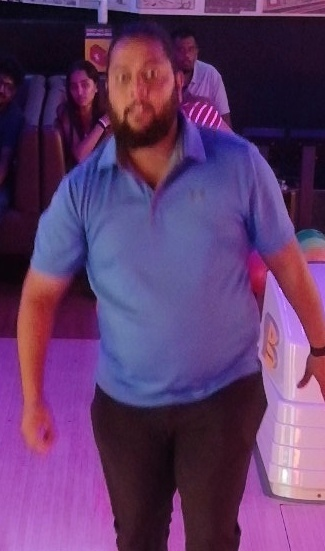
#> input picture raw_images/person_01_0.jpg, 325 x 551 px; its folder holds only this picture in this run
$ python main.py
#> lines starting #> are read from the running program, lines starting #| are printed output that depends on the picture

import os
import json
from collections import defaultdict

import cv2
import numpy as np
from skimage.feature import hog
from sklearn.cluster import DBSCAN
from sklearn.metrics.pairwise import cosine_distances

import matplotlib
matplotlib.use("Agg")
import matplotlib.pyplot as plt
import matplotlib.image as mpimg


# CONFIG

IMAGE_FOLDER = "raw_images"     # put your input images here
OUTPUT_FOLDER = "outputs"
FACE_SIZE = (128, 128)
DBSCAN_EPS = 0.27                    # tune this for your dataset
DBSCAN_MIN_SAMPLES = 2

CASCADE_PATH = cv2.data.haarcascades + "haarcascade_frontalface_default.xml"


#  FACE DETECTION

def detect_faces(image_folder, scale_factor=1.1, min_neighbors=5, min_size=(60, 60)):
    face_cascade = cv2.CascadeClassifier(CASCADE_PATH)
    if face_cascade.empty():
        raise RuntimeError("Failed to load Haar Cascade classifier.")

    results = []
    for img_name in sorted(os.listdir(image_folder)):
        if not img_name.lower().endswith((".jpg", ".jpeg", ".png")):
            continue

        path = os.path.join(image_folder, img_name)
        image = cv2.imread(path)
        if image is None:
            print(f"⚠️  Could not read: {img_name}")
            continue

        gray = cv2.cvtColor(image, cv2.COLOR_BGR2GRAY)
        gray = cv2.equalizeHist(gray)  # helps with varying lighting conditions

        faces = face_cascade.detectMultiScale(
            gray, scaleFactor=scale_factor, minNeighbors=min_neighbors, minSize=min_size
        )

        if len(faces) == 0:
            print(f"⚠️  No face detected: {img_name}")
            continue

        # Keep the largest detected face
        faces = sorted(faces, key=lambda b: b[2] * b[3], reverse=True)
        results.append((path, image, faces))
        print(f"✅ {img_name}: {len(faces)} face(s) detected")

    return results


#  EMBEDDING GENERATION (HOG features)

def preprocess_face(bgr_image, box, face_size=FACE_SIZE):
    x, y, w, h = box
    margin_x, margin_y = int(0.15 * w), int(0.15 * h)
    x1 = max(0, x - margin_x)
    y1 = max(0, y - margin_y)
    x2 = min(bgr_image.shape[1], x + w + margin_x)
    y2 = min(bgr_image.shape[0], y + h + margin_y)

    face_crop = bgr_image[y1:y2, x1:x2]
    gray = cv2.cvtColor(face_crop, cv2.COLOR_BGR2GRAY)
    gray = cv2.equalizeHist(gray)
    resized = cv2.resize(gray, face_size, interpolation=cv2.INTER_AREA)
    return resized


def embed_face(face_gray):
    features = hog(
        face_gray,
        orientations=9,
        pixels_per_cell=(8, 8),
        cells_per_block=(2, 2),
        block_norm="L2-Hys",
        feature_vector=True,
    )
    norm = np.linalg.norm(features)
    if norm > 0:
        features = features / norm
    return features


def get_embeddings(detected_faces):
    encodings, image_paths = [], []
    for path, image, faces in detected_faces:
        box = faces[0]  # largest face
        face_gray = preprocess_face(image, box)
        vector = embed_face(face_gray)
        encodings.append(vector)
        image_paths.append(path)
    return np.array(encodings), image_paths

# : CLUSTERING (DBSCAN)

def cluster_faces(encodings, image_paths, eps=DBSCAN_EPS, min_samples=DBSCAN_MIN_SAMPLES, metric="cosine"):
    clt = DBSCAN(metric=metric, eps=eps, min_samples=min_samples)
    clt.fit(encodings)
    labels = clt.labels_

    clusters = defaultdict(list)
    for path, label, enc in zip(image_paths, labels, encodings):
        clusters[label].append((path, enc))
    return clusters


#  CONFIDENCE SCORING

def _cosine_distance(a, b):
    return 1 - (np.dot(a, b) / (np.linalg.norm(a) * np.linalg.norm(b) + 1e-10))


def compute_confidence(clusters):
    results = {}
    for label, items in clusters.items():
        if label == -1:
            for path, _ in items:
                results[os.path.basename(path)] = {"cluster": -1, "confidence": 0.0}
            continue

        embs = np.array([e for _, e in items])
        centroid = embs.mean(axis=0)

        for path, enc in items:
            dist = _cosine_distance(enc, centroid)
            confidence = max(0.0, 1 - dist)
            results[os.path.basename(path)] = {
                "cluster": int(label),
                "confidence": round(float(confidence), 3),
            }
    return results


def save_results(results, out_path):
    os.makedirs(os.path.dirname(out_path), exist_ok=True)
    with open(out_path, "w") as f:
        json.dump(results, f, indent=2)
    print(f"Saved results -> {out_path}")


# VISUALIZATION

def visualize(results, image_folder, out_dir):
    grouped = defaultdict(list)
    for filename, info in results.items():
        grouped[info["cluster"]].append((filename, info["confidence"]))

    for cluster_id, items in sorted(grouped.items()):
        items.sort()
        fig, axes = plt.subplots(1, len(items), figsize=(3 * len(items), 3.5))
        if len(items) == 1:
            axes = [axes]

        label = f"Cluster {cluster_id}" if cluster_id != -1 else "Unclustered / Noise"
        for ax, (filename, conf) in zip(axes, items):
            img = mpimg.imread(os.path.join(image_folder, filename))
            ax.imshow(img)
            ax.set_title(f"{filename}\nconf: {conf}", fontsize=8)
            ax.axis("off")

        plt.suptitle(label)
        plt.tight_layout()
        out_path = os.path.join(out_dir, f"cluster_{cluster_id}.png")
        plt.savefig(out_path, dpi=120)
        plt.close(fig)
        print(f"Saved {out_path}")


def run():
    os.makedirs(OUTPUT_FOLDER, exist_ok=True)

    print("Step 1: Detecting faces...")
    detected = detect_faces(IMAGE_FOLDER)
#> in detect_faces, image is the input picture: shape (551, 325, 3); mean B, G, R 104.7, 57.8, 95.8
#> in detect_faces, `gray = cv2.cvtColor(image, cv2.COLOR_BGR2GRAY)`:
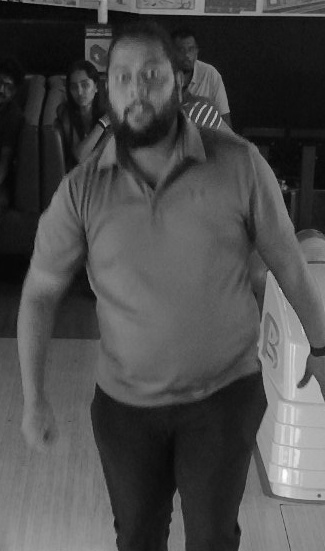
#> gray: shape (551, 325); min 3, max 254, mean 74.5
#> in detect_faces, `gray = cv2.equalizeHist(gray)`:
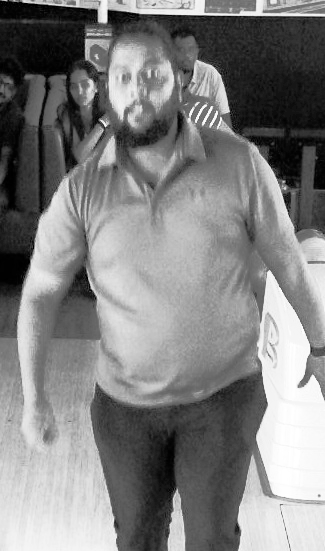
#> gray: shape (551, 325); min 0, max 255, mean 128.5
#> in detect_faces, `faces = face_cascade.detectMultiScale( gray, scaleFactor=scale_factor,..`: faces = [[97, 45, 86, 86]]
#| ✅ person_01_0.jpg: 1 face(s) detected
#> detected = 1 item

    print("\nStep 2: Generating embeddings...")
    encodings, paths = get_embeddings(detected)
#> the loop in get_embeddings, `for path, image, faces in detected_faces:` made 1 pass
#> (path, x in preprocess_face, y in preprocess_face, w in preprocess_face, h in preprocess_face, margin_x in preprocess_face, margin_y in preprocess_face, x1 in preprocess_face) on pass 1: ('raw_images/person_01_0.jpg', 97, 45, 86, 86, 12, 12, 85)
#> pass 1, in preprocess_face, `face_crop = bgr_image[y1:y2, x1:x2]`:
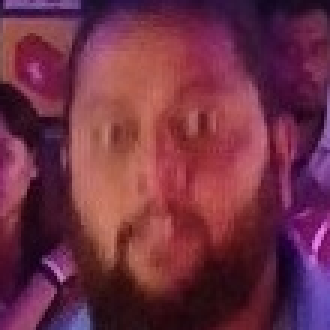
#> face_crop: shape (110, 110, 3) (shown 3 times larger); mean B, G, R 68.4, 47.9, 112.7
#> pass 1, in preprocess_face, `gray = cv2.cvtColor(face_crop, cv2.COLOR_BGR2GRAY)`:
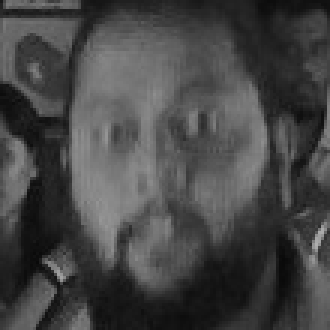
#> gray: shape (110, 110) (shown 3 times larger); min 9, max 174, mean 69.6
#> pass 1, in preprocess_face, `gray = cv2.equalizeHist(gray)`:
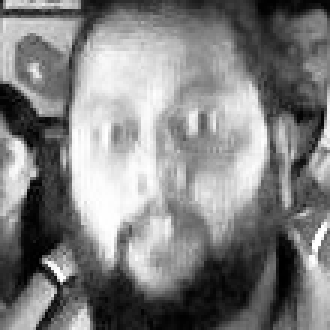
#> gray: shape (110, 110) (shown 3 times larger); min 0, max 255, mean 128.6
#> pass 1, in preprocess_face, `resized = cv2.resize(gray, face_size, interpolation=cv2.INTER_AREA)`:
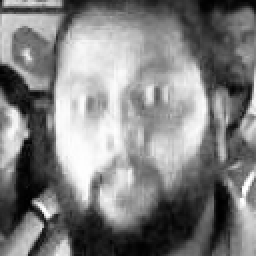
#> resized: shape (128, 128) (shown 2 times larger); min 0, max 255, mean 128.5
#> after the loop in get_embeddings, `for path, image, faces in detected_faces:`: image_paths = ['raw_images/person_01_0.jpg']
#> paths = ['raw_images/person_01_0.jpg']
    print(f"Generated {len(encodings)} embeddings.")
#| Generated 1 embeddings.

    print("\nStep 3: Clustering...")
    clusters = cluster_faces(encodings, paths)
#> the loop in cluster_faces, `for path, label, enc in zip(image_paths, labels, encodings):` made 1 pass
#> (path, label) on pass 1: ('raw_images/person_01_0.jpg', -1)
#> clusters = 1 item
    n_clusters = len([k for k in clusters if k != -1])
#> n_clusters = 0
    n_noise = len(clusters.get(-1, []))
#> n_noise = 1
    print(f"Found {n_clusters} cluster(s), {n_noise} noise/unclustered image(s).")
#| Found 0 cluster(s), 1 noise/unclustered image(s).

    print("\nStep 4: Scoring confidence...")
    results = compute_confidence(clusters)
#> the loop in compute_confidence, `for label, items in clusters.items():` made 1 pass
#> label on pass 1: -1
#> after the loop in compute_confidence, `for label, items in clusters.items():`: results = 1 item
#> results = 1 item
    save_results(results, out_path=os.path.join(OUTPUT_FOLDER, "clusters.json"))

    print("\n=== Final Results ===")
    for img, info in sorted(results.items()):
        print(f"{img:20s} -> cluster {info['cluster']:>2}  confidence {info['confidence']}")
#> this loop made 1 pass
#> (img, info) on pass 1: ('person_01_0.jpg', {'cluster': -1, 'confidence': 0})
#| person_01_0.jpg      -> cluster -1  confidence 0.0

    print("\nStep 5: Generating cluster visualizations...")
    visualize(results, IMAGE_FOLDER, OUTPUT_FOLDER)
#> the loop in visualize, `for filename, info in results.items():` made 1 pass

    return results


if __name__ == "__main__":
    run()

$ run again, on raw_images/person_03_0.jpg
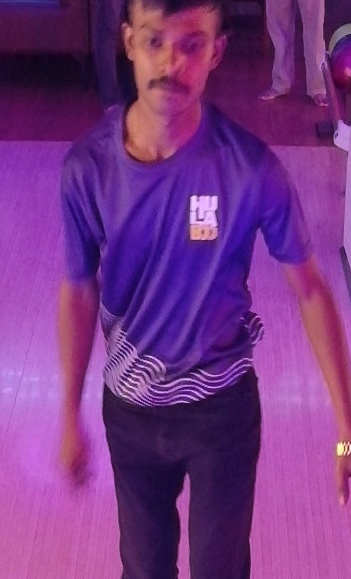
#> input picture raw_images/person_03_0.jpg, 351 x 579 px
#> in detect_faces, image is the input picture: shape (579, 351, 3); mean B, G, R 131.5, 53, 119.4
#> in detect_faces, `gray = cv2.equalizeHist(gray)`:
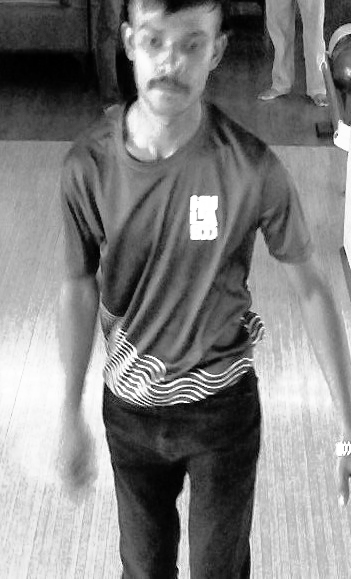
#> gray: shape (579, 351); min 0, max 255, mean 128.5
#> in detect_faces, `faces = face_cascade.detectMultiScale( gray, scaleFactor=scale_factor,..`: faces = [[117, 4, 107, 107]]
#| ✅ person_03_0.jpg: 1 face(s) detected
#> detected = 1 item
#> the loop in get_embeddings, `for path, image, faces in detected_faces:` made 1 pass
#> (path, x in preprocess_face, y in preprocess_face, w in preprocess_face, h in preprocess_face, margin_x in preprocess_face, margin_y in preprocess_face, x1 in preprocess_face) on pass 1: ('raw_images/person_03_0.jpg', 117, 4, 107, 107, 16, 16, 101)
#> pass 1, in preprocess_face, `resized = cv2.resize(gray, face_size, interpolation=cv2.INTER_AREA)`:
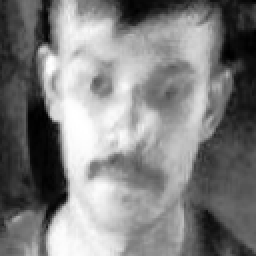
#> resized: shape (128, 128) (shown 2 times larger); min 0, max 255, mean 128.5
#> after the loop in get_embeddings, `for path, image, faces in detected_faces:`: image_paths = ['raw_images/person_03_0.jpg']
#| Generated 1 embeddings.
#> the loop in cluster_faces, `for path, label, enc in zip(image_paths, labels, encodings):` made 1 pass
#> (path, label) on pass 1: ('raw_images/person_03_0.jpg', -1)
#> clusters = 1 item
#> n_clusters = 0
#> n_noise = 1
#| Found 0 cluster(s), 1 noise/unclustered image(s).
#> the loop in compute_confidence, `for label, items in clusters.items():` made 1 pass
#> label on pass 1: -1
#> after the loop in compute_confidence, `for label, items in clusters.items():`: results = 1 item
#> the loop in run, `for img, info in sorted(results.items()):` made 1 pass
#> (img, info) on pass 1: ('person_03_0.jpg', {'cluster': -1, 'confidence': 0})
#> (printed output is left out)
#> the loop in visualize, `for filename, info in results.items():` made 1 pass

$ run again, on raw_images/person_03_1.jpg
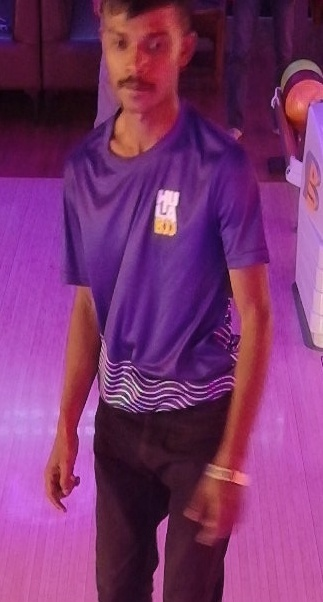
#> input picture raw_images/person_03_1.jpg, 323 x 602 px
#> in detect_faces, image is the input picture: shape (602, 323, 3); mean B, G, R 110.3, 52.3, 123.4
#> in detect_faces, `gray = cv2.equalizeHist(gray)`:
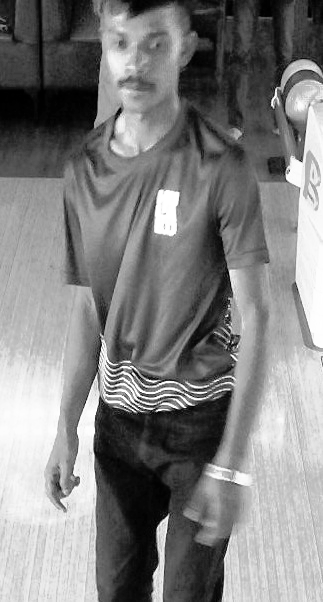
#> gray: shape (602, 323); min 0, max 255, mean 128.5
#> in detect_faces, `faces = face_cascade.detectMultiScale( gray, scaleFactor=scale_factor,..`: faces = [[89, 10, 97, 97]]
#| ✅ person_03_1.jpg: 1 face(s) detected
#> detected = 1 item
#> the loop in get_embeddings, `for path, image, faces in detected_faces:` made 1 pass
#> (path, x in preprocess_face, y in preprocess_face, w in preprocess_face, h in preprocess_face, margin_x in preprocess_face, margin_y in preprocess_face, x1 in preprocess_face) on pass 1: ('raw_images/person_03_1.jpg', 89, 10, 97, 97, 14, 14, 75)
#> pass 1, in preprocess_face, `resized = cv2.resize(gray, face_size, interpolation=cv2.INTER_AREA)`:
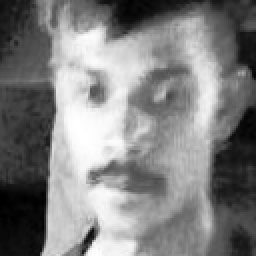
#> resized: shape (128, 128) (shown 2 times larger); min 0, max 255, mean 128.4
#> after the loop in get_embeddings, `for path, image, faces in detected_faces:`: image_paths = ['raw_images/person_03_1.jpg']
#| Generated 1 embeddings.
#> the loop in cluster_faces, `for path, label, enc in zip(image_paths, labels, encodings):` made 1 pass
#> (path, label) on pass 1: ('raw_images/person_03_1.jpg', -1)
#> clusters = 1 item
#> n_clusters = 0
#> n_noise = 1
#| Found 0 cluster(s), 1 noise/unclustered image(s).
#> the loop in compute_confidence, `for label, items in clusters.items():` made 1 pass
#> label on pass 1: -1
#> after the loop in compute_confidence, `for label, items in clusters.items():`: results = 1 item
#> the loop in run, `for img, info in sorted(results.items()):` made 1 pass
#> (img, info) on pass 1: ('person_03_1.jpg', {'cluster': -1, 'confidence': 0})
#> (printed output is left out)
#> the loop in visualize, `for filename, info in results.items():` made 1 pass

$ run again, on raw_images/person_01_1.jpg
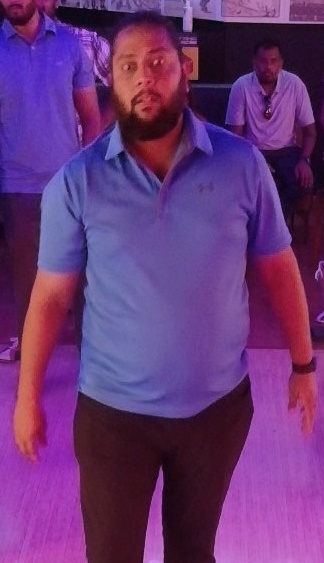
#> input picture raw_images/person_01_1.jpg, 324 x 563 px
#> in detect_faces, image is the input picture: shape (563, 324, 3); mean B, G, R 117.4, 53.3, 104.4
#> in detect_faces, `gray = cv2.equalizeHist(gray)`:
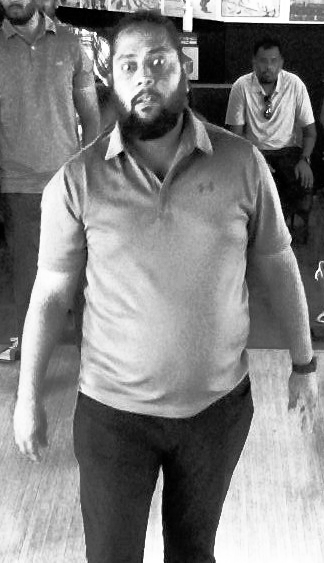
#> gray: shape (563, 324); min 0, max 255, mean 128.6
#> in detect_faces, `faces = face_cascade.detectMultiScale( gray, scaleFactor=scale_factor,..`: faces = [[103, 34, 86, 86]]
#| ✅ person_01_1.jpg: 1 face(s) detected
#> detected = 1 item
#> the loop in get_embeddings, `for path, image, faces in detected_faces:` made 1 pass
#> (path, x in preprocess_face, y in preprocess_face, w in preprocess_face, h in preprocess_face, margin_x in preprocess_face, margin_y in preprocess_face, x1 in preprocess_face) on pass 1: ('raw_images/person_01_1.jpg', 103, 34, 86, 86, 12, 12, 91)
#> pass 1, in preprocess_face, `resized = cv2.resize(gray, face_size, interpolation=cv2.INTER_AREA)`:
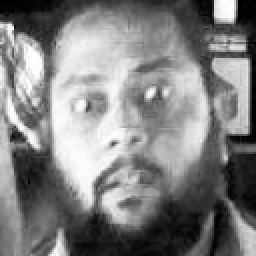
#> resized: shape (128, 128) (shown 2 times larger); min 0, max 255, mean 128.4
#> after the loop in get_embeddings, `for path, image, faces in detected_faces:`: image_paths = ['raw_images/person_01_1.jpg']
#| Generated 1 embeddings.
#> the loop in cluster_faces, `for path, label, enc in zip(image_paths, labels, encodings):` made 1 pass
#> (path, label) on pass 1: ('raw_images/person_01_1.jpg', -1)
#> clusters = 1 item
#> n_clusters = 0
#> n_noise = 1
#| Found 0 cluster(s), 1 noise/unclustered image(s).
#> the loop in compute_confidence, `for label, items in clusters.items():` made 1 pass
#> label on pass 1: -1
#> after the loop in compute_confidence, `for label, items in clusters.items():`: results = 1 item
#> the loop in run, `for img, info in sorted(results.items()):` made 1 pass
#> (img, info) on pass 1: ('person_01_1.jpg', {'cluster': -1, 'confidence': 0})
#> (printed output is left out)
#> the loop in visualize, `for filename, info in results.items():` made 1 pass
